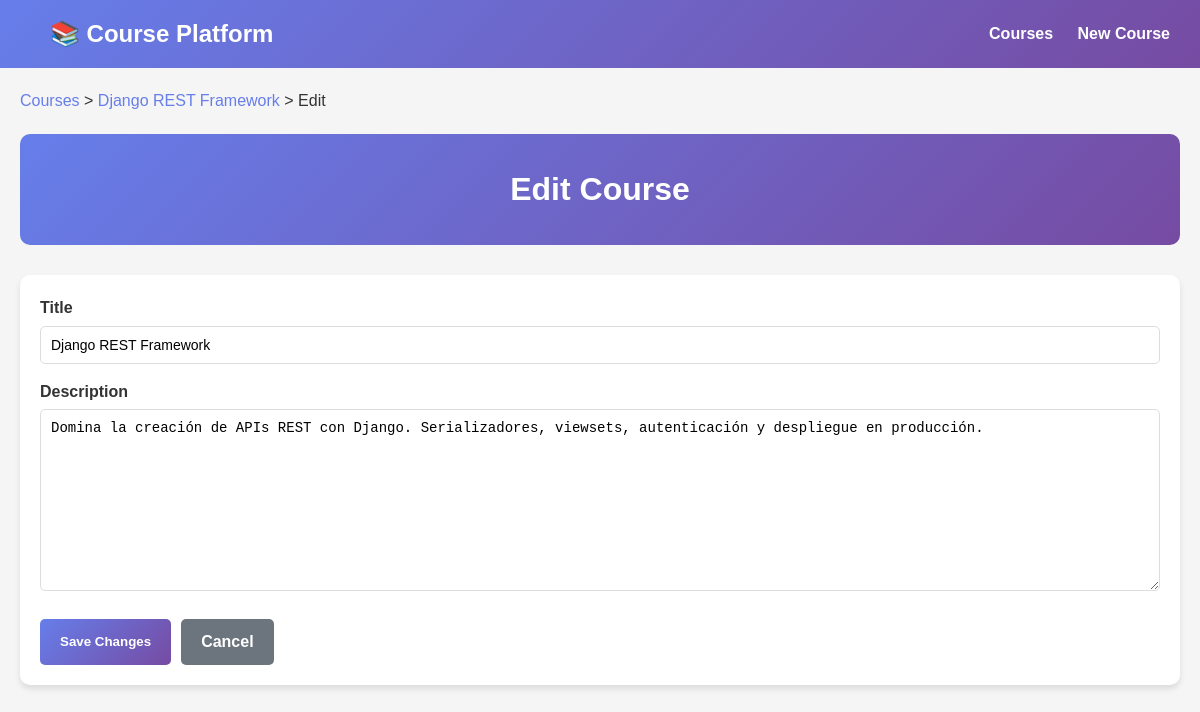
Screenshot of /api/courses/7/update/ with the database file from the repository.
### courses/models.py (models this page shows, shortened)
class Course(models.Model):
    title = models.CharField(max_length=200)
    description = models.TextField(blank=True)
    users = models.ManyToManyField('accounts.User', related_name="courses", blank=True)

### courses/views.py (the view, shortened to what this page needs)
# urls.py: path("courses/<int:pk>/update/", views.CourseUpdateView.as_view(), name="courses_update"),
class CourseUpdateView(UpdateView):
    model = Course
    template_name = "courses/course_form.html"
    fields = ["title", "description"]
    success_url = reverse_lazy("courses_list")

### courses/templates/courses/course_form.html (shortened to what this page needs)
{% extends "courses/base.html" %}
{% block content %}
<div class="breadcrumb">
    <a href="{% url 'courses_list' %}">Courses</a> >
    {% if object %}
        <a href="{% url 'courses_detail' object.id %}">{{ object.title }}</a> > Edit
    {% else %}
        Create New
    {% endif %}
</div>
<div class="header">
    <h1>{% if object %}Edit Course{% else %}Create New Course{% endif %}</h1>
</div>
<div class="card">
    <form method="post">
        {% for field in form %}
        <div class="form-group">
            <label for="{{ field.id_for_label }}">{{ field.label }}</label>
            {{ field }}
        </div>
        {% endfor %}
        <div class="actions">
            <button type="submit" class="btn btn-primary">
                {% if object %}Save Changes{% else %}Create Course{% endif %}
            </button>
            <a href="{% url 'courses_list' %}" class="btn btn-secondary">Cancel</a>
        </div>
    </form>
</div>
{% endblock %}

### courses/templates/courses/base.html (style rules this page uses)
* { margin: 0; padding: 0; box-sizing: border-box; }
body { font-family: Arial, sans-serif; line-height: 1.6; color: #333; background: #f5f5f5; }
.header { background: linear-gradient(135deg, #667eea 0%, #764ba2 100%); color: white; padding: 30px; border-radius: 10px; margin-bottom: 30px; text-align: center; }
.btn { display: inline-block; padding: 10px 20px; border-radius: 5px; text-decoration: none; font-weight: bold; cursor: pointer; border: none; }
.btn-primary { background: linear-gradient(135deg, #667eea 0%, #764ba2 100%); color: white; }
.btn-secondary { background: #6c757d; color: white; }
.card { background: white; border-radius: 10px; padding: 20px; margin-bottom: 20px; box-shadow: 0 4px 6px rgba(0,0,0,0.1); }
.form-group { margin-bottom: 15px; }
.form-group label { display: block; margin-bottom: 5px; font-weight: bold; }
.form-group input, .form-group textarea, .form-group select { width: 100%; padding: 10px; border: 1px solid #ddd; border-radius: 5px; font-size: 14px; }
.form-group textarea { min-height: 100px; resize: vertical; }
.actions { margin-top: 20px; display: flex; gap: 10px; }
.breadcrumb { margin-bottom: 20px; }
.breadcrumb a { color: #667eea; text-decoration: none; }

### rows the page displays
Course: title "Django REST Framework", form "Django REST Framework" "Domina la creación de APIs REST con Django. Serializadores, viewsets, autenticación y despliegue en producción."

### other values shown
{{ field.label }} "Title" "Description"
